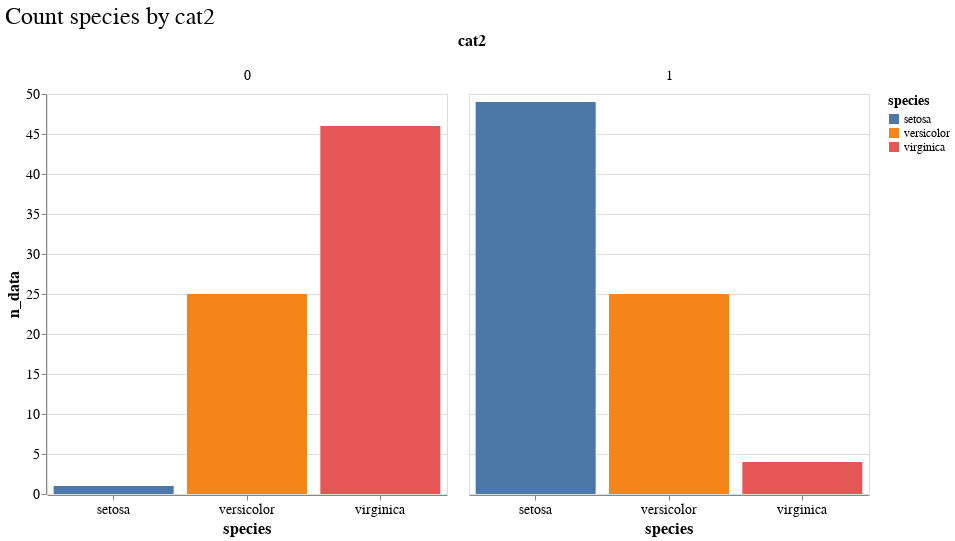

The notebook cell this image was saved under:
### Code cell
alt.Chart(dg)\
   .mark_bar()\
   .encode(x=alt.X("species:N", axis=alt.Axis(labelAngle=0)), 
           y=alt.Y("n_data"), color="species", tooltip=["n_data"],
           column="cat2")\
   .properties(width=400, title="Count species by cat2")

### Figure 1 — Vega-Lite specification as saved in the notebook (floating-point values rounded to 4 significant figures)
{"config": {"view": {"height": 400, "width": 800}, "title": {"fontSize": 24, "fontWeight": "normal", "titleAlign": "center"}, "axisLeft": {"labelFontSize": 14, "titleFontSize": 16}, "axisRight": {"labelFontSize": 14, "titleFontSize": 16}, "header": {"labelFontSize": 14, "titleFontSize": 16, "titleAlign": "left"}, "axisBottom": {"labelFontSize": 14, "titleFontSize": 16}, "legend": {"labelFontSize": 12, "titleFontSize": 14}}, "data": {"name": "data-ad1ffa3e6d22a81787581e5b8347bd4f"}, "mark": "bar", "encoding": {"color": {"type": "nominal", "field": "species"}, "column": {"type": "quantitative", "field": "cat2"}, "tooltip": [{"type": "quantitative", "field": "n_data"}], "x": {"type": "nominal", "axis": {"labelAngle": 0}, "field": "species"}, "y": {"type": "quantitative", "field": "n_data"}}, "title": "Count species by cat2", "width": 400, "$schema": "https://vega.github.io/schema/vega-lite/v4.8.1.json", "datasets": {"data-ad1ffa3e6d22a81787581e5b8347bd4f": [{"cat2": 0, "species": "setosa", "n_data": 1}, {"cat2": 0, "species": "versicolor", "n_data": 25}, {"cat2": 0, "species": "virginica", "n_data": 46}, {"cat2": 1, "species": "setosa", "n_data": 49}, {"cat2": 1, "species": "versicolor", "n_data": 25}, {"cat2": 1, "species": "virginica", "n_data": 4}]}}
